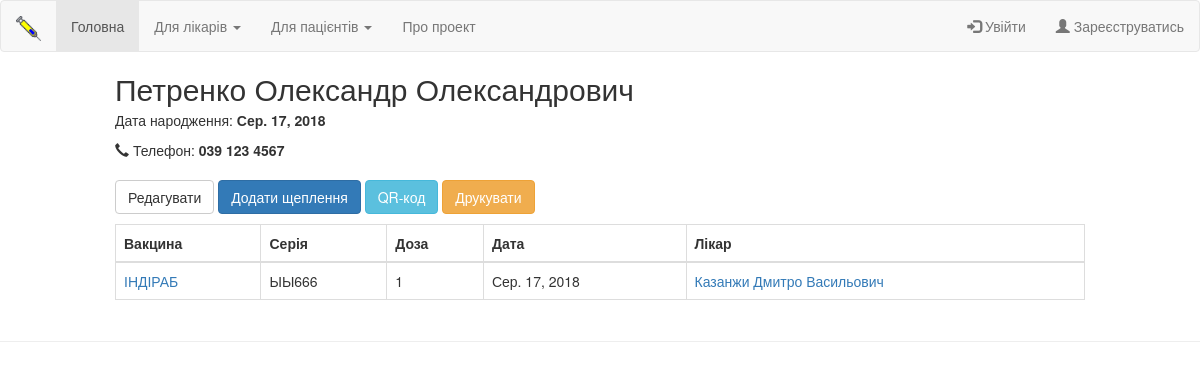
Screenshot of /registry/patient/2 with the database file from the repository.
### registry/models.py (models this page shows, shortened)
class Patient(models.Model):
    firstname = models.ForeignKey(Firstname, on_delete=models.SET_NULL, null=True, blank=True)
    patronymic = models.ForeignKey(Patronymic, on_delete=models.SET_NULL, null=True, blank=True)
    lastname = models.ForeignKey(Lastname, on_delete=models.SET_NULL, null=True, blank=True)
    phone = models.CharField(max_length=17, null=True, blank=True)
    birth = models.DateField(null=True, blank=True)
    sex = models.BooleanField() # 1 for Male and 0 for Female
    class Meta:
        verbose_name = "Пацієнт"
        verbose_name_plural = "Пацієнти"
        ordering = ['-id']

class Lastname(models.Model):
    lastname = models.CharField(max_length=32)
    def __str__(self):
        return self.lastname
    class Meta:
        verbose_name = "Фамілія"
        verbose_name_plural = "Фамілії"

class Firstname(models.Model):
    firstname = models.CharField(max_length=32)
    def __str__(self):
        return self.firstname
    class Meta:
        verbose_name = "Ім'я"
        verbose_name_plural = "Імена"

class Patronymic(models.Model):
    patronymic = models.CharField(max_length=32)
    def __str__(self):
        return self.patronymic
    class Meta:
        verbose_name = "По-батькові"
        verbose_name_plural = "По-батькові"

class Immunization(models.Model):
    patient = models.ForeignKey(Patient, on_delete=models.SET_NULL, null=True, blank=True)
    doctor = models.ForeignKey(Doctor, on_delete=models.SET_NULL, null=True, blank=True)
    clinic = models.ForeignKey(Clinic, on_delete=models.SET_NULL, null=True, blank=True)
    series = models.ForeignKey(Series, on_delete=models.SET_NULL, null=True, blank=True)
    general_reaction = models.CharField(max_length=256, null=True, blank=True)
    local_reaction = models.CharField(max_length=256, null=True, blank=True)
    contraindications = models.CharField(max_length=256, null=True, blank=True)
    dose = models.IntegerField(default=1)
    date = models.DateField(default=timezone.localdate)
    class Meta:
        verbose_name = "Щеплення"
        verbose_name_plural = "Щеплення"
        ordering = ['-id']

class Series(models.Model):
    series = models.CharField(max_length=32)
    vaccine = models.ForeignKey(Vaccine, on_delete=models.SET_NULL, null=True, blank=True)
    expiration = models.DateField(null=True, blank=True)
    def __str__(self):
        return self.series
    class Meta:
        verbose_name = "Серія"
        verbose_name_plural = "Серії"
        ordering = ['-id']

class Vaccine(models.Model):
    vaccine = models.CharField(max_length=64, null=True, blank=True)
    vaccine_en = models.CharField(max_length=64, null=True, blank=True)
    manufacturer = models.CharField(max_length=32, null=True, blank=True)
    manufacturer_en = models.CharField(max_length=32, null=True, blank=True)
    country = models.CharField(max_length=16, null=True, blank=True)
    country_en = models.CharField(max_length=16, null=True, blank=True)
    info =  models.CharField(max_length=256, null=True, blank=True)
    disease = models.ManyToManyField(Disease, blank=True)
    def __str__(self):
        return self.vaccine
    def get_info_url(self):
        return reverse('info_vaccine', args=[str(self.id)])
    class Meta:
        verbose_name = "Вакцина"
        verbose_name_plural = "Вакцини"
        ordering = ['vaccine']

class Doctor(models.Model):
    firstname = models.ForeignKey(Firstname, on_delete=models.SET_NULL, null=True, blank=True)
    patronymic = models.ForeignKey(Patronymic, on_delete=models.SET_NULL, null=True, blank=True)
    lastname = models.ForeignKey(Lastname, on_delete=models.SET_NULL, null=True, blank=True)
    clinic = models.ForeignKey(Clinic, on_delete=models.SET_NULL, null=True, blank=True)
    def get_registry_url(self):
        return reverse('doctor', args=[str(self.id)])
    class Meta:
        verbose_name = "Лікар"
        verbose_name_plural = "Лікарі"
        ordering = ['-id']

### registry/views.py (the view)
# urls.py: path('patient/<int:id>', views.patient, name='patient'),
def patient(request, id):
    patient = get_object_or_404(Patient, pk=id)
    immunizations =  Immunization.objects.filter(patient = patient)
    context = {'patient': patient, 'immunizations': immunizations}
    return render(request, 'registry/patient.html', context)

### registry/templates/registry/patient.html (shortened to what this page needs)
{% extends "base.html" %}
{% block content %}
<div class="media">
  <div class="media-body">
    <h2 class="media-heading">{{ patient.lastname }} {{ patient.firstname }} {{ patient.patronymic }}</h2>
    <p>Дата народження: <b>{{ patient.birth }}</b></p>
    <p><span class="glyphicon glyphicon-earphone"></span> Телефон: <b>{{ patient.phone }}</b></p>
  </div>
</div>
<a href="{% url 'patient_update' id=patient.pk%}"><button class="btn btn-default btn-bg" name="patient_update">Редагувати</button></a>
<a href="{% url 'immunization_add' %}"><button class="btn btn-primary btn-bg" name="immunization_add">Додати щеплення</button></a>
<a href=""><button class="btn btn-info btn-bg" name="patient_update">QR-код</button></a>
<a href=""><button class="btn btn-warning btn-bg" name="patient_update">Друкувати</button></a>
<table class="table table-bordered">
    <thead>
    <tr>
        <th>Вакцина</th>
        <th>Серія</th>
        <th>Доза</th>
        <th>Дата</th>
        <th>Лікар</th>
    </tr>
    </thead>
    <tbody>
    {% for immunization in immunizations %}
    <tr>
        <td><a href="{{ immunization.series.vaccine.get_info_url }}">{{ immunization.series.vaccine }}</a></td>
        <td>{{ immunization.series }}</td>
        <td>{{ immunization.dose }}</td>
        <td>{{ immunization.date }}</td>
        <td><a href="{{ immunization.doctor.get_registry_url }}">
            {{ immunization.doctor.lastname }} {{ immunization.doctor.firstname }} {{ immunization.doctor.patronymic }}
        </a></td>
    </tr>
    {% endfor %}
    </tbody>
</table>
{% endblock %}

### rows the page displays
Patient: lastname "Петренко", firstname "Олександр", patronymic "Олександрович", birth "Сер. 17, 2018", phone "039 123 4567"
Immunization: series.vaccine "ІНДІРАБ", series "ЫЫ666", dose "1", date "Сер. 17, 2018", doctor.lastname "Казанжи", doctor.firstname "Дмитро", doctor.patronymic "Васильович"
